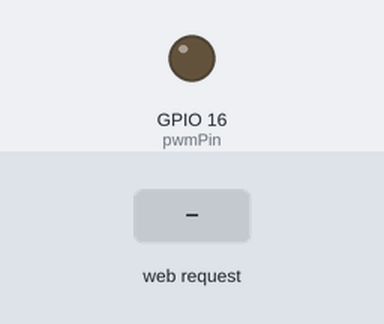
A program run on a simulated ESP32. Parts: output pins drawn as LEDs (lit = HIGH). Inputs (shaded band) come from the test bench. WiFi joins after 1.5 s; servers stay silent unless stated; storage starts empty; what the program prints to the serial monitor is not drawn.

Above: at 2.7 s.
2.8 s: HTTP request GET /allumer received
At 4.0 s:
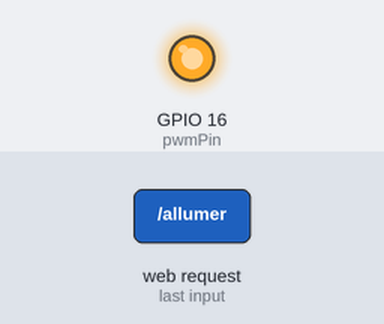
4.3 s: HTTP request GET /nuit received
At 8.1 s:
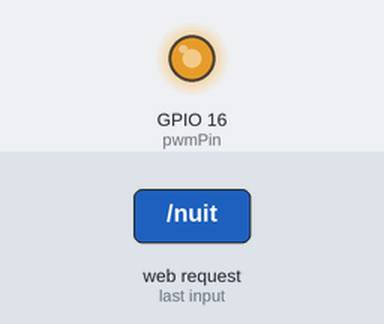
Timing chart, 0 to 9.6 s (numbered marks = the images above; inputs shaded):
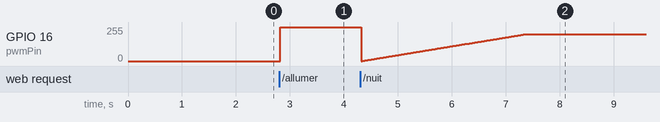

Measured:
- after the input at 2.8 s, GPIO 16 (pwmPin): 0/255 → 255/255 at once

The program:

main.cpp
```cpp
#include <Arduino.h>
#include <../.pio/libdeps/esp32dev/ESP Async WebServer/src/ESPAsyncWebServer.h>
#include <SPIFFS.h>
const char* ssid = "your connexion ssid here";
const char* password ="your connexion password here";
AsyncWebServer server(80);

const int pwmPin = 16;
const int freq = 500;
const int ledChannel = 0;
const int resolution = 8;


void setup() {
  Serial.begin(115200);
  while (!Serial){}
  Serial.println("\n");

  if(! SPIFFS.begin()){
    Serial.println("Erreur de demarrage du SPIFFS !");
    return;
  }

  //----------------------------------------------------WIFI
  WiFi.begin(ssid, password);
	Serial.print("Tentative de connexion...");

	while(WiFi.status() != WL_CONNECTED)
	{
		Serial.print(".");
		delay(100);
	}

	Serial.println("\n");
	Serial.println("Connexion etablie!");
	Serial.print("Adresse IP: ");
	Serial.println(WiFi.localIP());

ledcSetup(ledChannel,freq,resolution);
ledcAttachPin(pwmPin,ledChannel);
  //----------------------------------------------------SERVER
  server.on("/", HTTP_GET, [](AsyncWebServerRequest *request)
  {
    request->send(SPIFFS, "/index.html", "text/html");
  });

  server.on("/style.css", HTTP_GET, [](AsyncWebServerRequest *request)
  {
    request->send(SPIFFS, "/style.css", "text/css");
  });

  server.on("/gb1.jpg", HTTP_GET, [](AsyncWebServerRequest *request)
  {
    request->send(SPIFFS, "/gb1.jpg", "image/jpg");
  });
  server.on("/interaction.js", HTTP_GET, [](AsyncWebServerRequest *request)
  {
    request->send(SPIFFS, "/interaction.js", "text/javascript");
  });
  server.on("/jquery.js", HTTP_GET, [](AsyncWebServerRequest *request)
  {
    request->send(SPIFFS, "/jquery.js", "text/javascript");
  });
  server.on("/bncache.js", HTTP_GET, [](AsyncWebServerRequest *request)
  {
    request->send(SPIFFS, "/bncache.js", "text/javascript");
  });

  server.on("/allumer", HTTP_GET, [](AsyncWebServerRequest *request)
  {
    ledcWrite(ledChannel, 255);
    request->send(200);
  });

  server.on("/eteindre", HTTP_GET, [](AsyncWebServerRequest *request)
  {
    ledcWrite(ledChannel, 0);
    request->send(200);
  });
  server.on("/nuit", HTTP_GET, [](AsyncWebServerRequest *request)
  {
    for(int cycle =0; cycle <=200; cycle++){
      ledcWrite(ledChannel, cycle);
      delay(15);
    }
    request->send(200);
  });

  server.on("/jour", HTTP_GET, [](AsyncWebServerRequest *request)
  {
    for(int cycle =220; cycle >=50; cycle--){
      ledcWrite(ledChannel, cycle);
      delay(15);
    }
    request->send(200);
  });

  server.begin();
  Serial.println("Serveur actif!");

}

void loop() {
}
```
